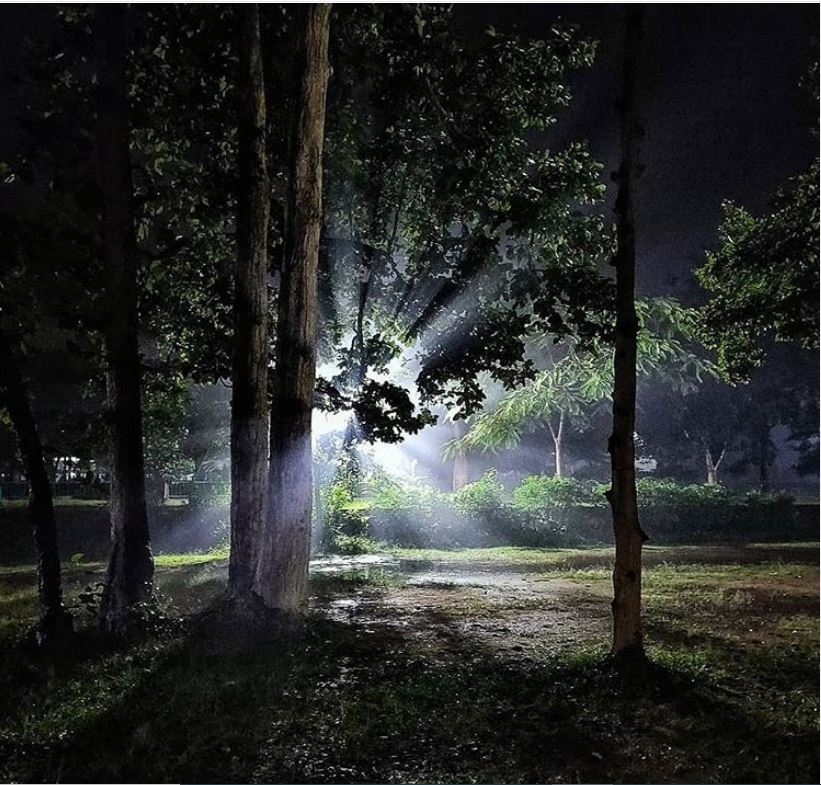
#> input picture Capture.JPG, 821 x 785 px, found by its file name
$ python Thresholding.py
#> lines starting #> are read from the running program, lines starting #| are printed output that depends on the picture; after the words box and inside, x2 and y2 are one past the last pixel; in counts of white or black regions, pixels touching at a corner belong together
# -*- coding: utf-8 -*-
"""
Created on Mon Nov  4 19:51:08 2019

@author: Akshat.Dubey.000
"""
import numpy as np
import cv2
img=cv2.imread("F:/OpenCV/Capture.JPG",1)
#> img is the input picture: shape (785, 821, 3); mean B, G, R 42.1, 43.7, 41.6
retval, threshold=cv2.threshold(img,15,150,cv2.THRESH_BINARY)
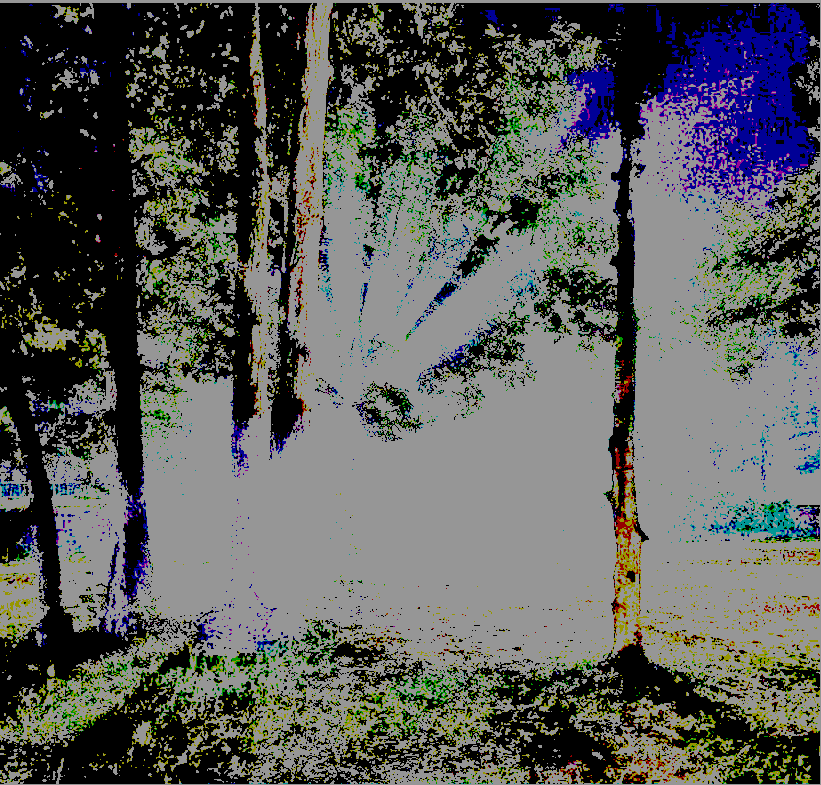
#> threshold: shape (785, 821, 3); mean B, G, R 89.4, 92.1, 89.9
grayscaled=cv2.cvtColor(img,cv2.COLOR_BGR2GRAY)
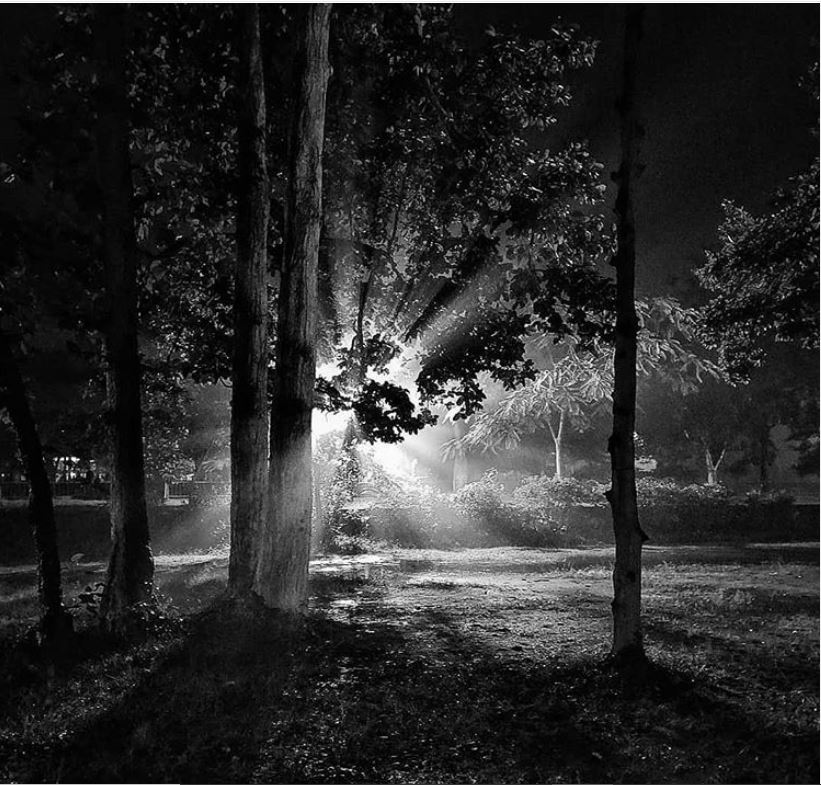
#> grayscaled: shape (785, 821); min 0, max 255, mean 42.9
retval2, threshold2=cv2.threshold(grayscaled,12,255,cv2.THRESH_BINARY)
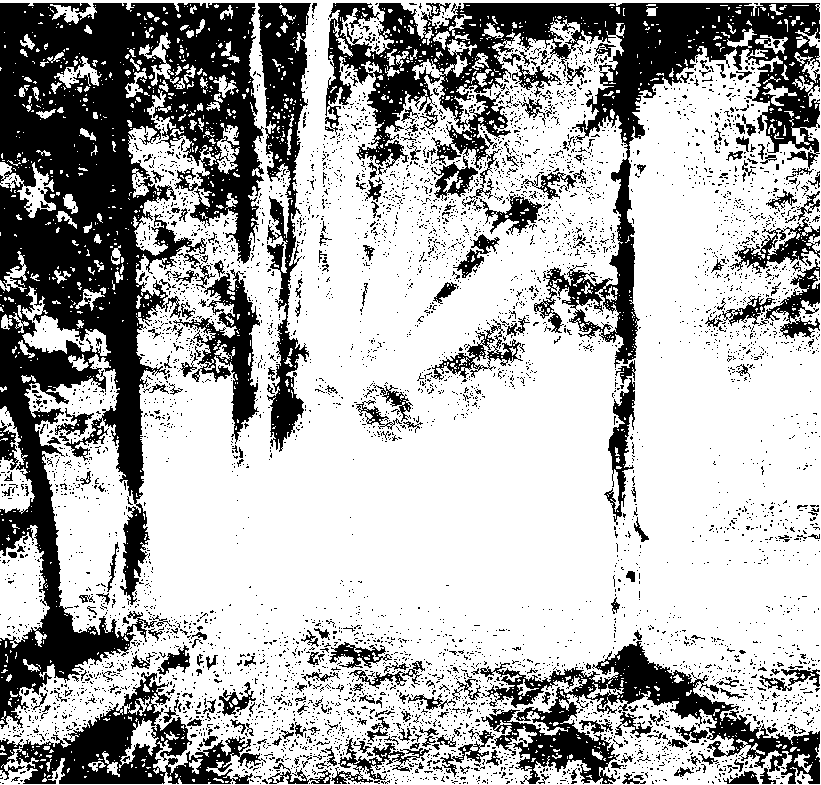
#> threshold2: shape (785, 821); 68.3% white; 5364 black regions (5081 under 20 px), largest, box (x1, y1, x2, y2) and area: (0, 3, 264, 729) 79709, (325, 3, 820, 368) 40697, (480, 641, 820, 784) 14007
gauss=cv2.adaptiveThreshold(grayscaled, 255,cv2.ADAPTIVE_THRESH_GAUSSIAN_C,cv2.THRESH_BINARY,115,1)
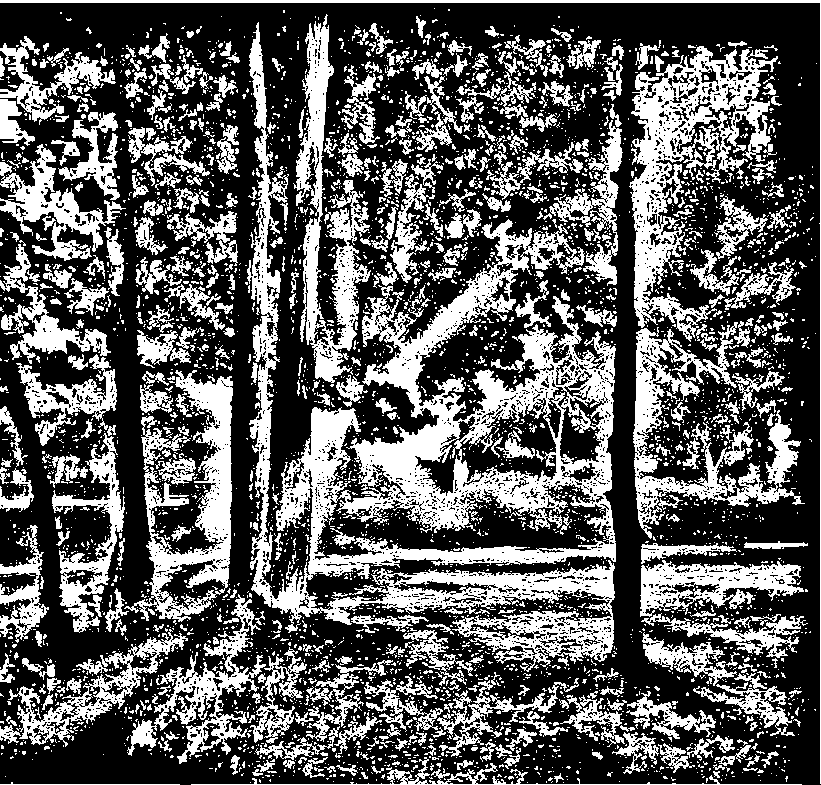
#> gauss: shape (785, 821); 36.3% white; 4461 white regions (3898 under 20 px), largest, box (x1, y1, x2, y2) and area: (247, 22, 616, 672) 58293, (629, 46, 778, 342) 14396, (124, 370, 233, 622) 9608
retval2,otsu=cv2.threshold(grayscaled,125,255,cv2.THRESH_BINARY+cv2.THRESH_OTSU)
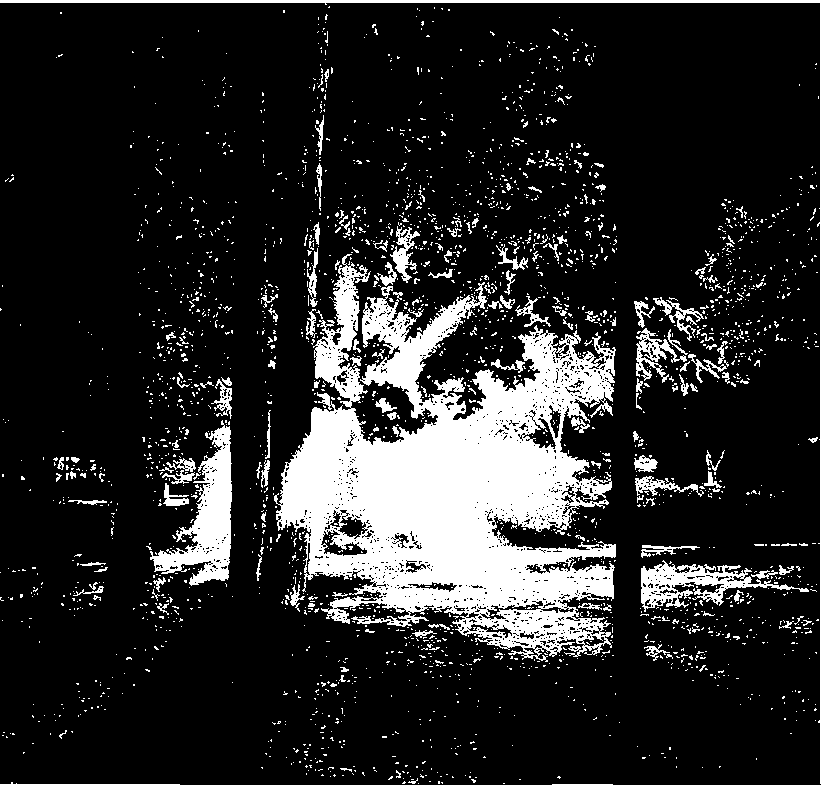
#> otsu: shape (785, 821); 15.8% white; 2691 white regions (2531 under 20 px), largest, box (x1, y1, x2, y2) and area: (274, 254, 616, 662) 68425, (150, 420, 232, 586) 5248, (0, 0, 821, 784) 3264
#> retval2 = 83
cv2.imshow("original image",img)
cv2.imshow("threshold",threshold)
cv2.imshow("Grayscaled",grayscaled)
cv2.imshow("Grayscaled threshold",threshold2)
cv2.imshow("Adaptive threshold",gauss)
cv2.imshow("Otsu",otsu)
cv2.waitKey(0)
cv2.destroyAllWindows()
